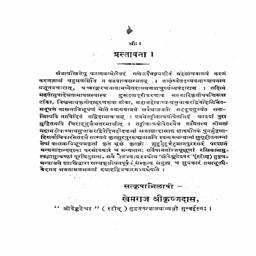
#> input picture OCR_RMD/3.jpeg, 256 x 256 px
$ python index-map.py
#> lines starting #> are read from the running program, lines starting #| are printed output that depends on the picture
'''
 * Copyright (c) 2014 Radhamadhab Dalai
 *
 * Permission is hereby granted, free of charge, to any person obtaining a copy
 * of this software and associated documentation files (the "Software"), to deal
 * in the Software without restriction, including without limitation the rights
 * to use, copy, modify, merge, publish, distribute, sublicense, and/or sell
 * copies of the Software, and to permit persons to whom the Software is
 * furnished to do so, subject to the following conditions:
 *
 * The above copyright notice and this permission notice shall be included in
 * all copies or substantial portions of the Software.
 *
 * THE SOFTWARE IS PROVIDED "AS IS", WITHOUT WARRANTY OF ANY KIND, EXPRESS OR
 * IMPLIED, INCLUDING BUT NOT LIMITED TO THE WARRANTIES OF MERCHANTABILITY,
 * FITNESS FOR A PARTICULAR PURPOSE AND NONINFRINGEMENT. IN NO EVENT SHALL THE
 * AUTHORS OR COPYRIGHT HOLDERS BE LIABLE FOR ANY CLAIM, DAMAGES OR OTHER
 * LIABILITY, WHETHER IN AN ACTION OF CONTRACT, TORT OR OTHERWISE, ARISING FROM,
 * OUT OF OR IN CONNECTION WITH THE SOFTWARE OR THE USE OR OTHER DEALINGS IN
 * THE SOFTWARE.
'''
# Define the character index map
character_index_map = {}

# Add vowels
vowels = ['अ', 'आ', 'इ', 'ई', 'उ', 'ऊ', 'ऋ', 'ॠ', 'ऌ', 'ॡ', 'ए', 'ऐ', 'ओ', 'औ']
for i, vowel in enumerate(vowels):
    character_index_map[vowel] = i

# Add consonants
consonants = ['क', 'ख', 'ग', 'घ', 'ङ', 'च', 'छ', 'ज', 'झ', 'ञ', 'ट', 'ठ', 'ड', 'ढ', 'ण', 'त', 'थ', 'द', 'ध', 'न', 'प', 'फ', 'ब', 'भ', 'म', 'य', 'र', 'ल', 'व', 'श', 'ष', 'स', 'ह']
for i, consonant in enumerate(consonants):
    character_index_map[consonant] = i + len(vowels)

# Add vowel signs and diacritics
vowel_signs = ['ा', 'ि', 'ी', 'ु', 'ू', 'ृ', 'ॄ', 'ॢ', 'ॣ', 'े', 'ै', 'ो', 'ौ', 'ं', 'ः', 'ँ', 'ऽ']
for i, vowel_sign in enumerate(vowel_signs):
    character_index_map[vowel_sign] = i + len(vowels) + len(consonants)

# Add numerals and digits
numerals = ['०', '१', '२', '३', '४', '५', '६', '७', '८', '९']
for i, numeral in enumerate(numerals):
    character_index_map[numeral] = i + len(vowels) + len(consonants) + len(vowel_signs)

# Print the character index map
for character, index in character_index_map.items():
    print(f"{character}: {index}")

# compound
character_index_map = {
    'श्री': 0,
    'क्षी': 1,
    'त्रि': 2,
    'ज्ञा': 3,
    # Add more compound characters as needed
}

## image resize
from PIL import Image

image = Image.open('3.jpeg')
#> image is the input picture: PIL image 256x256 RGB; min 0, max 255, mean 238.1
print(f"Original size : {image.size}")
#| Original size : (256, 256)

sunset_resized = image.resize((64, 64))
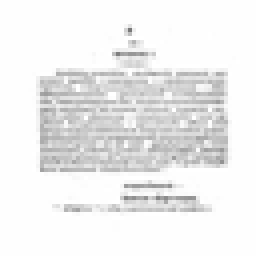
#> sunset_resized: PIL image 64x64 RGB (shown 4 times larger); min 120, max 255, mean 238.1
sunset_resized.save('3.jpeg')
